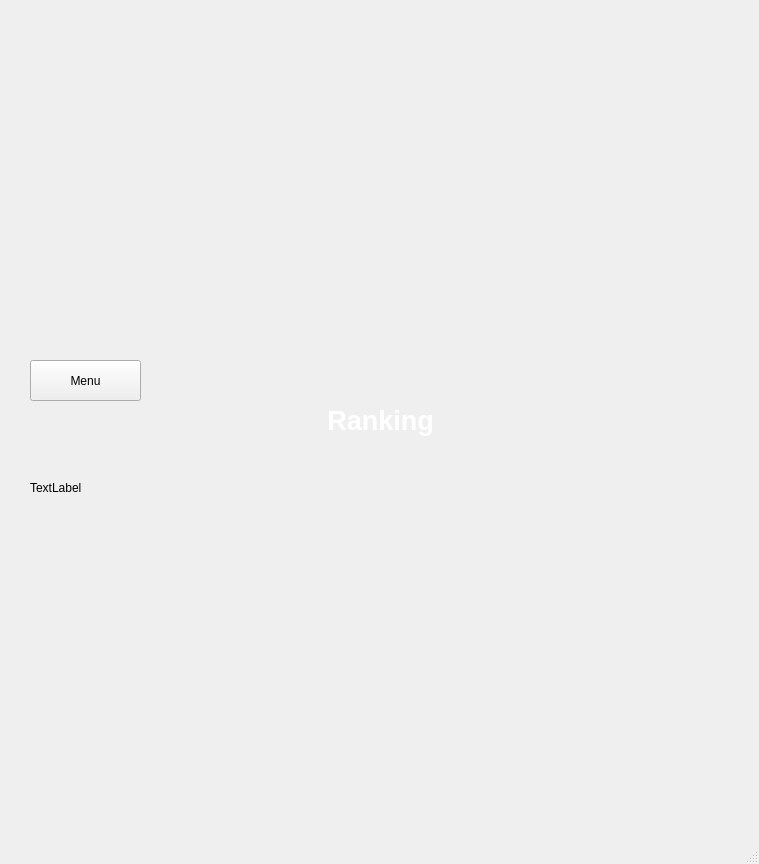
<?xml version="1.0" encoding="UTF-8"?>
<ui version="4.0">
 <class>MainWindow</class>
 <widget class="QMainWindow" name="MainWindow">
  <property name="geometry">
   <rect>
    <x>0</x>
    <y>0</y>
    <width>759</width>
    <height>864</height>
   </rect>
  </property>
  <property name="windowTitle">
   <string>MainWindow</string>
  </property>
  <widget class="QWidget" name="centralwidget">
   <widget class="QLabel" name="label">
    <property name="geometry">
     <rect>
      <x>0</x>
      <y>0</y>
      <width>761</width>
      <height>811</height>
     </rect>
    </property>
    <property name="text">
     <string/>
    </property>
    <property name="pixmap">
     <pixmap>background.jpg</pixmap>
    </property>
    <property name="scaledContents">
     <bool>true</bool>
    </property>
   </widget>
   <widget class="QLabel" name="tytul">
    <property name="geometry">
     <rect>
      <x>170</x>
      <y>390</y>
      <width>421</width>
      <height>61</height>
     </rect>
    </property>
    <property name="styleSheet">
     <string notr="true">border-color: rgb(159, 255, 124);</string>
    </property>
    <property name="frameShape">
     <enum>QFrame::NoFrame</enum>
    </property>
    <property name="text">
     <string>&lt;html&gt;&lt;head/&gt;&lt;body&gt;&lt;p align=&quot;center&quot;&gt;&lt;span style=&quot; font-size:20pt; font-weight:600; color:#ffffff;&quot;&gt;Ranking&lt;/span&gt;&lt;/p&gt;&lt;/body&gt;&lt;/html&gt;</string>
    </property>
   </widget>
   <widget class="QPushButton" name="menu_topsis">
    <property name="geometry">
     <rect>
      <x>30</x>
      <y>360</y>
      <width>111</width>
      <height>41</height>
     </rect>
    </property>
    <property name="text">
     <string>Menu</string>
    </property>
   </widget>
   <widget class="QLabel" name="label_2">
    <property name="geometry">
     <rect>
      <x>30</x>
      <y>480</y>
      <width>55</width>
      <height>16</height>
     </rect>
    </property>
    <property name="text">
     <string>TextLabel</string>
    </property>
   </widget>
  </widget>
  <widget class="QMenuBar" name="menubar">
   <property name="geometry">
    <rect>
     <x>0</x>
     <y>0</y>
     <width>759</width>
     <height>26</height>
    </rect>
   </property>
  </widget>
  <widget class="QStatusBar" name="statusbar"/>
 </widget>
 <resources/>
 <connections/>
</ui>
